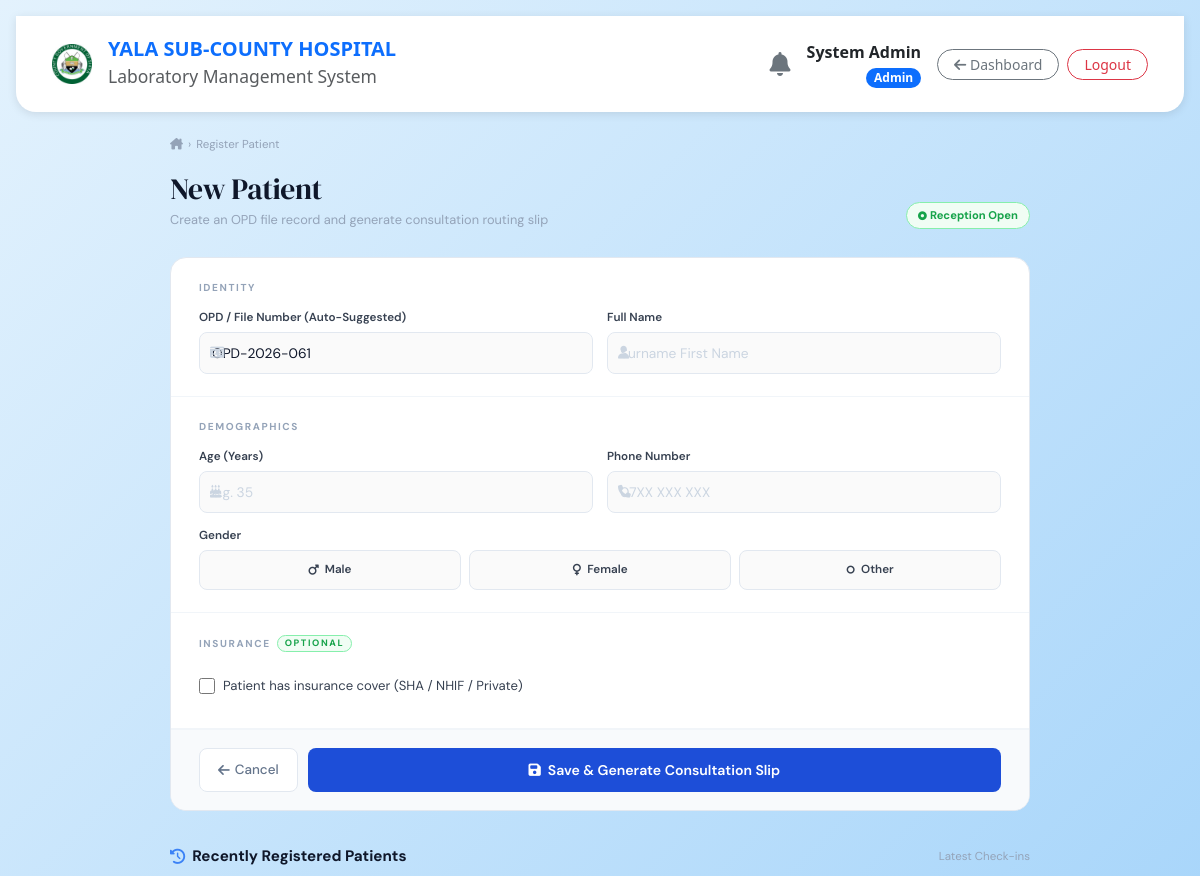
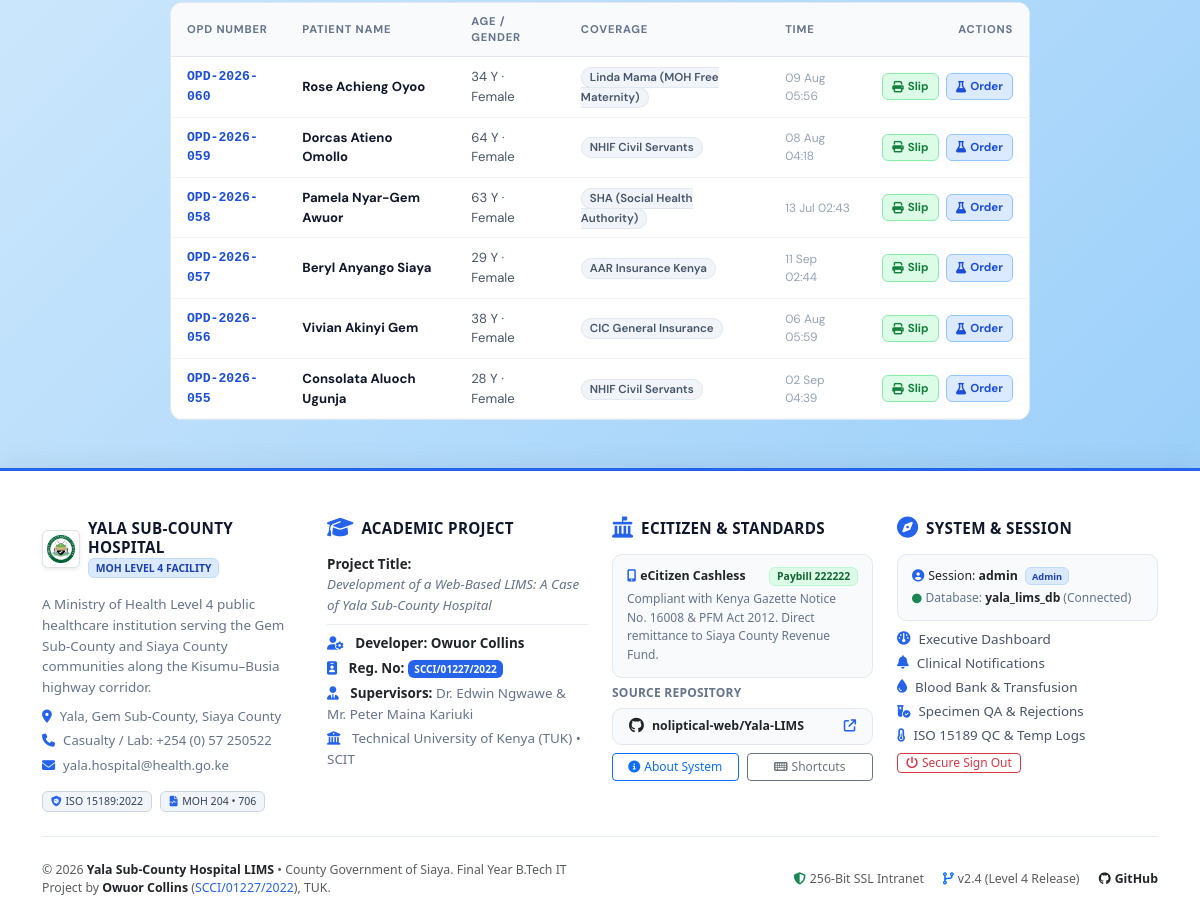
The page /add_patient.php (signed in) on the database its author committed (2 pictures, top to bottom).
### tables this page shows
CREATE TABLE `patients` (
  `patient_id` int(11) NOT NULL AUTO_INCREMENT,
  `opd_number` varchar(20) NOT NULL,
  `full_name` varchar(100) NOT NULL,
  `age` int(11) NOT NULL,
  `gender` enum('Male','Female','Other') NOT NULL,
  `phone_number` varchar(15) DEFAULT NULL,
  `insurance_provider` varchar(100) NOT NULL DEFAULT '',
  `insurance_number` varchar(100) NOT NULL DEFAULT '',
  `insurance_type` enum('None','SHA','Private','NHIF-Legacy','Corporate') NOT NULL DEFAULT 'None',
  `registered_at` timestamp NOT NULL DEFAULT current_timestamp(),
  `insurance_member_no` varchar(100) NOT NULL DEFAULT '',
  PRIMARY KEY (`patient_id`),
  UNIQUE KEY `opd_number` (`opd_number`)
);

### add_patient.php (the view, shortened to what this page needs)
<?php
require_once 'includes/db_connect.php';
$year = date('Y');
$suggested_opd = "OPD-$year-001";
$opd_res = $conn->query("SELECT opd_number FROM patients ORDER BY patient_id DESC LIMIT 1");
if ($opd_res && $lr = $opd_res->fetch_assoc()) {
    if (preg_match('/(\d+)$/', $lr['opd_number'], $m)) {
        $next_seq = intval($m[1]) + 1;
        $suggested_opd = sprintf("OPD-%s-%03d", $year, $next_seq);
    }
}
$recent_patients = [];
$r_res = $conn->query("SELECT patient_id, opd_number, full_name, age, gender, insurance_provider, registered_at FROM patients ORDER BY patient_id DESC LIMIT 6");
if ($r_res) {
    $recent_patients = $r_res->fetch_all(MYSQLI_ASSOC);
}
include 'includes/header.php';
?>
<div class="rw">
<div class="crumb"><a href="dashboard.php"><i class="fa-solid fa-house-chimney"></i></a><span>›</span><span>Register Patient</span></div>
<div class="rh">
    <div><h1>New Patient</h1><p>Create an OPD file record and generate consultation routing slip</p></div>
    <span style="font-size:.7rem;font-weight:700;background:#f0fdf4;color:#16a34a;border:1px solid #86efac;border-radius:20px;padding:4px 11px">
        <i class="fa-solid fa-circle-dot" style="font-size:.55rem;margin-right:3px"></i>Reception Open
    </span>
</div>
<form method="post">
<div class="card-rp">
    <div class="sec">
        <div class="sec-lbl">Identity</div>
        <div class="fg2">
            <div class="f"><label>OPD / File Number (Auto-Suggested)</label>
                <div class="fiw"><i class="fa-solid fa-id-card"></i>
                    <input type="text" name="opd_number" required value="<?php echo htmlspecialchars($suggested_opd); ?>">
                </div>
            </div>
            <div class="f"><label>Full Name</label>
                <div class="fiw"><i class="fa-solid fa-user"></i>
                    <input type="text" name="full_name" required placeholder="Surname First Name" autofocus>
                </div>
            </div>
        </div>
    </div>
    <div class="sec">
        <div class="sec-lbl">Demographics</div>
        <div class="fg2" style="margin-bottom:14px">
            <div class="f"><label>Age (Years)</label>
                <div class="fiw"><i class="fa-solid fa-cake-candles"></i>
                    <input type="number" name="age" required min="0" max="120" placeholder="e.g. 35">
                </div>
            </div>
            <div class="f"><label>Phone Number</label>
                <div class="fiw"><i class="fa-solid fa-phone"></i>
                    <input type="text" name="phone" placeholder="07XX XXX XXX">
                </div>
            </div>
        </div>
        <div class="f"><label>Gender</label>
            <div class="grow">
                <label class="glbl" for="gm"><i class="fa-solid fa-mars"></i> Male</label>
                <label class="glbl" for="gf"><i class="fa-solid fa-venus"></i> Female</label>
                <label class="glbl" for="go"><i class="fa-solid fa-genderless"></i> Other</label>
            </div>
        </div>
    </div>
    <div class="sec">
        <div class="sec-lbl">Insurance <span class="sec-badge">Optional</span></div>
        <label class="ins-toggle">
            <input type="checkbox" id="insToggle" onchange="document.getElementById('insFields').classList.toggle('open',this.checked)">
            Patient has insurance cover (SHA / NHIF / Private)
        </label>
    </div>
    <div class="act">
        <a href="dashboard.php" class="bback"><i class="fa-solid fa-arrow-left"></i> Cancel</a>
        <button type="submit" class="bsave"><i class="fa-solid fa-floppy-disk"></i> Save &amp; Generate Consultation Slip</button>
    </div>
</div>
</form>
<?php if (!empty($recent_patients)): ?>
<div style="margin-top:36px">
    <div style="display:flex;align-items:center;justify-content:space-between;margin-bottom:12px">
        <h3 style="font-size:.95rem;font-weight:700;color:#0f172a;margin:0;display:flex;align-items:center;gap:7px">
            <i class="fa-solid fa-clock-rotate-left" style="color:#3b82f6"></i> Recently Registered Patients
        </h3>
        <span style="font-size:.72rem;color:#94a3b8">Latest Check-ins</span>
    </div>
    <div style="background:#fff;border:1.5px solid #e2e8f0;border-radius:12px;overflow:hidden">
        <table style="width:100%;border-collapse:collapse;font-size:.82rem">
            <thead>
                <tr style="background:#f8fafc;border-bottom:1px solid #e2e8f0;color:#64748b;font-size:.7rem;text-transform:uppercase;letter-spacing:.8px;text-align:left">
                    <th style="padding:10px 16px">OPD Number</th>
                    <th style="padding:10px 16px">Patient Name</th>
                    <th style="padding:10px 16px">Age / Gender</th>
                    <th style="padding:10px 16px">Coverage</th>
                    <th style="padding:10px 16px">Time</th>
                    <th style="padding:10px 16px;text-align:right">Actions</th>
                </tr>
            </thead>
            <tbody>
                <?php foreach ($recent_patients as $rp): ?>
                <tr style="border-bottom:1px solid #f1f5f9;transition:background .1s" onmouseover="this.style.background='#f8fafc'" onmouseout="this.style.background='transparent'">
                    <td style="padding:10px 16px;font-weight:700;font-family:monospace;color:#1d4ed8"><?php echo htmlspecialchars($rp['opd_number']); ?></td>
                    <td style="padding:10px 16px;font-weight:700;color:#0f172a"><?php echo htmlspecialchars($rp['full_name']); ?></td>
                    <td style="padding:10px 16px;color:#475569"><?php echo $rp['age']; ?> Y · <?php echo $rp['gender']; ?></td>
                    <td style="padding:10px 16px"><span style="background:#f1f5f9;border:1px solid #e2e8f0;border-radius:20px;padding:2px 8px;font-size:.72rem;font-weight:600;color:#475569"><?php echo htmlspecialchars($rp['insurance_provider'] ?: 'Cash'); ?></span></td>
                    <td style="padding:10px 16px;color:#94a3b8;font-size:.75rem"><?php echo date('d M H:i', strtotime($rp['registered_at'])); ?></td>
                    <td style="padding:10px 16px;text-align:right;white-space:nowrap">
                        <a href="print_routing_slip.php?patient_id=<?php echo $rp['patient_id']; ?>" target="_blank" style="background:#dcfce7;color:#15803d;border:1px solid #86efac;border-radius:6px;padding:4px 9px;text-decoration:none;font-size:.72rem;font-weight:700;display:inline-flex;align-items:center;gap:4px;margin-right:4px">
                            <i class="fa-solid fa-print"></i> Slip
                        </a>
                        <?php if (isset($_SESSION['role']) && ($_SESSION['role'] === 'Doctor' || $_SESSION['role'] === 'Admin')): ?>
                        <a href="request_test.php?search=<?php echo urlencode($rp['opd_number']); ?>" style="background:#dbeafe;color:#1d4ed8;border:1px solid #93c5fd;border-radius:6px;padding:4px 9px;text-decoration:none;font-size:.72rem;font-weight:700;display:inline-flex;align-items:center;gap:4px">
                            <i class="fa-solid fa-flask"></i> Order
                        </a>
                        <?php endif; ?>
                    </td>
                </tr>
                <?php endforeach; ?>
            </tbody>
        </table>
    </div>
</div>
<?php endif; ?>
</div>
<?php include 'includes/footer.php'; ?>

### includes/header.php (style rules this page uses)
body { background: linear-gradient(135deg,#E3F2FD 0%,#90CAF9 100%); min-height: 100vh; display: flex; flex-direction: column; font-family:'Segoe UI',Tahoma,Geneva,Verdana,sans-serif; }

### add_patient.php (style rules this page uses)
.rw { max-width:860px;margin:0 auto;padding:0 0 48px;font-family:'DM Sans',sans-serif }
.rh { display:flex;align-items:flex-end;justify-content:space-between;margin-bottom:28px;flex-wrap:wrap;gap:12px }
.rh h1 { font-family:'DM Serif Display',serif;font-size:1.85rem;color:#0f172a;margin:0 0 3px;letter-spacing:-.4px }
.rh p { font-size:.8rem;color:#94a3b8;margin:0 }
.crumb { display:flex;align-items:center;gap:5px;font-size:.72rem;color:#94a3b8;margin-bottom:18px }
.crumb a { color:#94a3b8;text-decoration:none }
.card-rp { background:#fff;border:1.5px solid #e2e8f0;border-radius:16px;overflow:hidden;width:100% }
.sec { padding:22px 28px;border-bottom:1px solid #f1f5f9 }
.sec-lbl { font-size:.63rem;font-weight:700;letter-spacing:1.6px;text-transform:uppercase;color:#94a3b8;margin-bottom:14px;display:flex;align-items:center;gap:6px }
.sec-badge { font-size:.58rem;font-weight:700;background:#f0fdf4;color:#16a34a;border:1px solid #86efac;border-radius:20px;padding:1px 7px }
.fg2 { display:grid;grid-template-columns:1fr 1fr;gap:14px }
.f { display:flex;flex-direction:column;gap:5px }
.f label { font-size:.73rem;font-weight:600;color:#374151 }
.fiw { position:relative }
.fiw input { width:100%;border:1.5px solid #e2e8f0;border-radius:8px;padding:10px 12px 10px 32px;font-size:.86rem;font-family:'DM Sans',sans-serif;color:#0f172a;background:#fafafa;outline:none;box-sizing:border-box;transition:border-color .15s }
.fiw input::placeholder { color:#cbd5e1 }
.f input,.f select { width:100%;border:1.5px solid #e2e8f0;border-radius:8px;padding:10px 12px;font-size:.86rem;font-family:'DM Sans',sans-serif;color:#0f172a;background:#fafafa;outline:none;box-sizing:border-box;transition:border-color .15s;appearance:none }
.grow { display:flex;gap:8px }
.glbl { flex:1;display:flex;align-items:center;justify-content:center;gap:6px;padding:10px;border:1.5px solid #e2e8f0;border-radius:8px;font-size:.8rem;font-weight:500;color:#64748b;cursor:pointer;background:#fafafa;transition:all .15s }
.ins-toggle { display:flex;align-items:center;gap:8px;font-size:.82rem;color:#374151;cursor:pointer;user-select:none;padding:10px 0 }
.ins-toggle input { width:16px;height:16px;accent-color:#7c3aed;cursor:pointer;flex-shrink:0 }
.act { display:flex;gap:10px;padding:18px 28px;background:#f8fafc;border-top:1px solid #f1f5f9 }
.bsave { flex:1;background:#1d4ed8;color:#fff;border:none;border-radius:8px;padding:11px 20px;font-size:.88rem;font-weight:600;font-family:'DM Sans',sans-serif;cursor:pointer;display:flex;align-items:center;justify-content:center;gap:7px;transition:background .15s }
.bback { background:#fff;color:#64748b;border:1.5px solid #e2e8f0;border-radius:8px;padding:11px 18px;font-size:.84rem;font-weight:500;font-family:'DM Sans',sans-serif;cursor:pointer;text-decoration:none;display:inline-flex;align-items:center;gap:5px;transition:all .15s }

### rows shown on the page
patients: opd_number "OPD-2026-060", full_name "Rose Achieng Oyoo", age "34", gender "Female", insurance_provider "Linda Mama (MOH Free Maternity)", registered_at "09 Aug 05:56"
patients: opd_number "OPD-2026-059", full_name "Dorcas Atieno Omollo", age "64", gender "Female", insurance_provider "NHIF Civil Servants", registered_at "08 Aug 04:18"
patients: opd_number "OPD-2026-058", full_name "Pamela Nyar-Gem Awuor", age "63", gender "Female", insurance_provider "SHA (Social Health Authority)", registered_at "13 Jul 02:43"
patients: opd_number "OPD-2026-057", full_name "Beryl Anyango Siaya", age "29", gender "Female", insurance_provider "AAR Insurance Kenya", registered_at "11 Sep 02:44"
patients: opd_number "OPD-2026-056", full_name "Vivian Akinyi Gem", age "38", gender "Female", insurance_provider "CIC General Insurance", registered_at "06 Aug 05:59"
patients: opd_number "OPD-2026-055", full_name "Consolata Aluoch Ugunja", age "28", gender "Female", insurance_provider "NHIF Civil Servants", registered_at "02 Sep 04:39"

### other values the page prints
$_SESSION['full_name'] "System Admin"
$_SESSION['role'] "Admin"
$_SESSION['username'] "admin"
